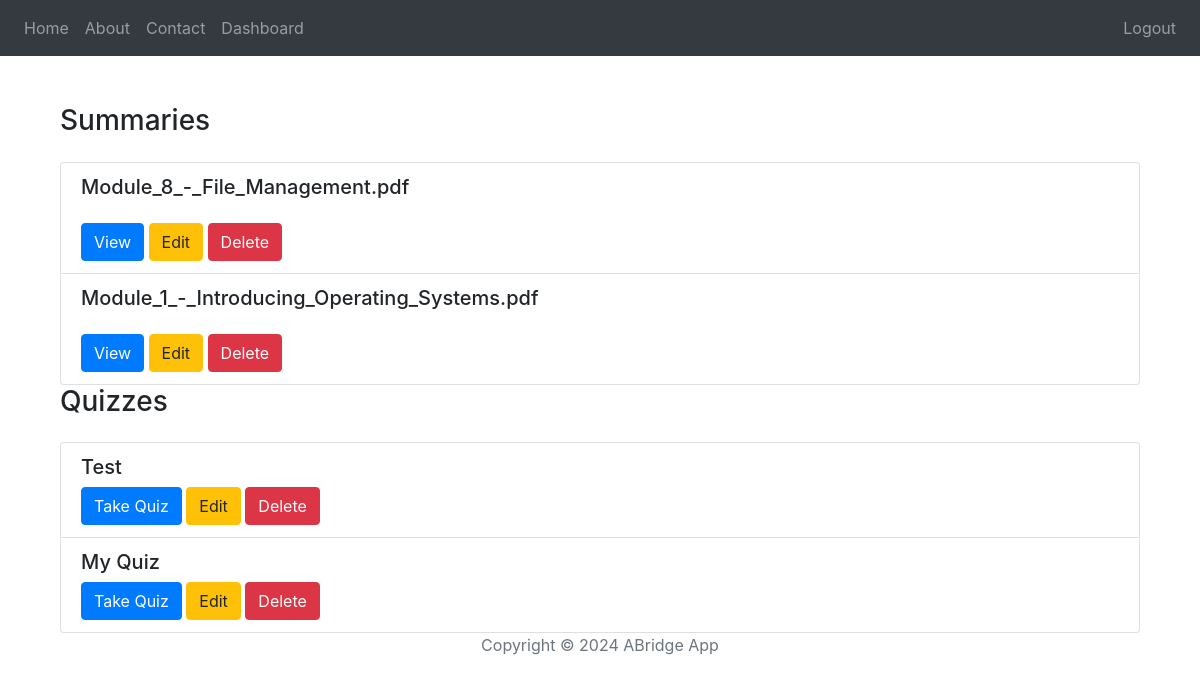
Page /dashboard (signed in) on the earlier database version.
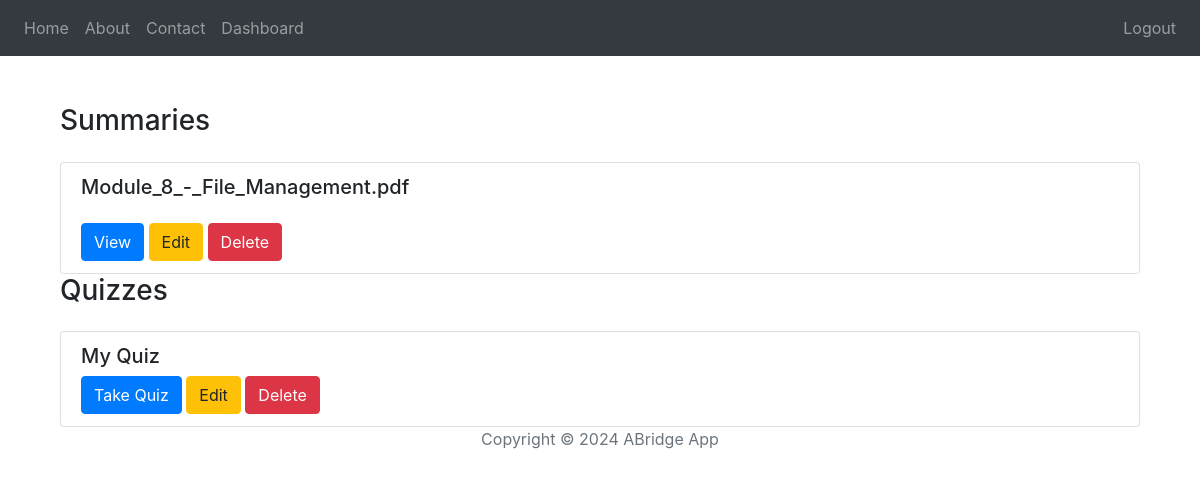
Same page on the later database version.
### website/models.py (models this page shows)
class Upload(db.Model):
    id = db.Column(db.Integer, primary_key=True)
    user_id = db.Column(db.Integer, db.ForeignKey('user.id'), nullable=False)
    filename = db.Column(db.String(150))
    text = db.Column(db.Text)
    summary = db.Column(db.Text)
    date_created = db.Column(db.DateTime(timezone=True), default=func.now())

class Quiz(db.Model):
    id = db.Column(db.Integer, primary_key=True)
    title = db.Column(db.String(150), nullable=False)
    user_id = db.Column(db.Integer, db.ForeignKey('user.id'), nullable=False)
    questions = db.relationship('Question', backref='quiz', lazy=True)

### website/views.py (the view)
@views.route('/dashboard')
@login_required
def dashboard():
    user_summaries = Upload.query.filter_by(user_id=current_user.id).all()
    user_quizzes = Quiz.query.filter_by(user_id=current_user.id).all()
    return render_template('nav/dashboard.html', user=current_user, uploads=user_summaries, quizzes=user_quizzes, summaries=user_summaries)

### website/__init__.py (called while the page is built)
def create_app():
    app = Flask(__name__)
    app.config['SECRET_KEY'] = SECRET_KEY
    app.config['SQLALCHEMY_DATABASE_URI'] = f'sqlite:///{DB_NAME}'
    app.config['UPLOAD_FOLDER'] = 'uploads'
    db.init_app(app)
    migrate.init_app(app, db)
    os.makedirs(app.config['UPLOAD_FOLDER'], exist_ok=True)
    from .views import views
    from .auth import auth
    app.register_blueprint(views, url_prefix='/')
    app.register_blueprint(auth, url_prefix='/')
    from .models import User, Upload, Quiz, Question
    with app.app_context():
        db.create_all()
    login_manager = LoginManager()
    login_manager.login_view = 'auth.login'
    login_manager.init_app(app)
    @login_manager.user_loader
    def load_user(id):
        return User.query.get(int(id))
    return app

### website/templates/nav/dashboard.html (shortened to what this page needs)
{% extends "base.html" %}
{% block content %}
<main class="container mt-5">
    <h1 class="h3 mt-5 mb-4">Summaries</h1>
    <div class="list-group">
        {% for summary in summaries %}
        <div class="list-group-item">
            <h5>{{ summary.filename }}</h5>
            <a href="{{ url_for('views.view_summary', summary_id=summary.id) }}" class="btn btn-primary">View</a>
            <a href="{{ url_for('views.edit_summary', summary_id=summary.id) }}" class="btn btn-warning">Edit</a>
            <form action="{{ url_for('views.delete_summary', summary_id=summary.id) }}" method="POST" class="d-inline">
                <button type="submit" class="btn btn-danger">Delete</button>
            </form>
        </div>
        {% endfor %}
    </div>
    <h1 class="h3 mb-4">Quizzes</h1>
    <div class="list-group">
        {% for quiz in quizzes %}
        <div class="list-group-item">
            <h5>{{ quiz.title }}</h5>
            <a href="{{ url_for('views.quiz', quiz_id=quiz.id) }}" class="btn btn-primary">Take Quiz</a>
            <a href="{{ url_for('views.edit_quiz', quiz_id=quiz.id) }}" class="btn btn-warning">Edit</a>
            <form action="{{ url_for('views.delete_quiz', quiz_id=quiz.id) }}" method="POST" class="d-inline">
                <button type="submit" class="btn btn-danger">Delete</button>
            </form>
        </div>
        {% endfor %}
    </div>
</main>
{% endblock %}

### website/templates/base.html (shortened to what this page needs)
<!DOCTYPE html>
<html lang="en">
<head>
    <link
        rel="stylesheet"
        href="https://stackpath.bootstrapcdn.com/bootstrap/4.4.1/css/bootstrap.min.css"
    />
    <link
        rel="stylesheet"
        href="https://stackpath.bootstrapcdn.com/font-awesome/4.7.0/css/font-awesome.min.css"
    />
</head>
<body>
    <header class="navbar navbar-expand-lg navbar-dark bg-dark">
        <div class="collapse navbar-collapse" id="navbar">
            <div class="navbar-nav">
                <a class="nav-item nav-link" id="home" href="/">Home</a>
                <a class="nav-item nav-link" id="about" href="/about">About</a>
                <a class="nav-item nav-link" id="contact" href="/contact">Contact</a>
                {% if user.is_authenticated %}
                <a class="nav-item nav-link" id="dashboard" href="/dashboard">Dashboard</a>
                {% endif %}
            </div>
            <div class="navbar-nav ml-auto">
                {% if not user.is_authenticated %}
                <a class="nav-item nav-link" id="login" href="/login">Login</a>
                <a class="nav-item nav-link" id="signUp" href="/sign-up">Sign Up</a>
                {% else %}
                <a class="nav-item nav-link" id="logout" href="/logout">Logout</a>
                {% endif %}
            </div>
        </div>
    </header>
    <main class="container">
        {% block content %}
        {% endblock %}
    </main>
    <footer class="footer">
        <div class="container text-center">
            <span class="text-muted">Copyright © 2024 ABridge App</span>
        </div>
    </footer>
</body>
</html>

Differences in the rows shown:
removed Upload: filename "Module_1_-_Introducing_Operating_Systems.pdf"
removed Quiz: title "Test"
